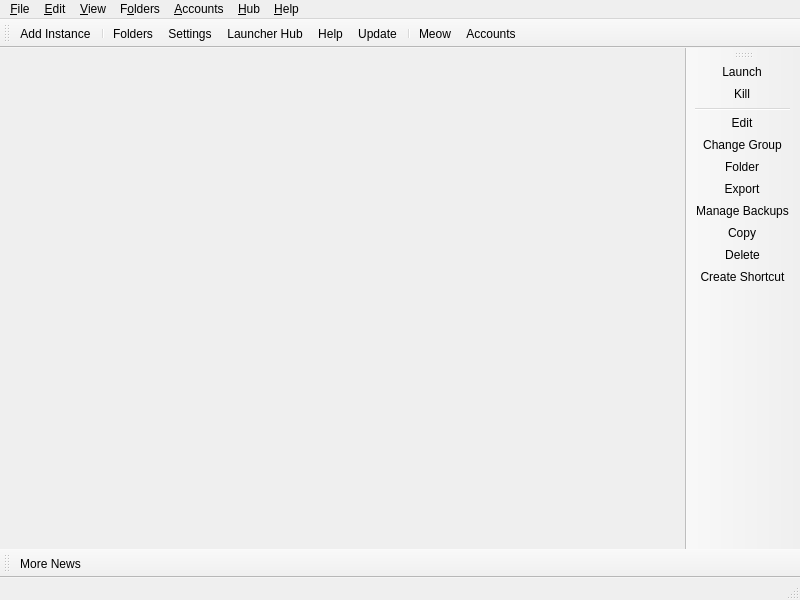
<?xml version="1.0" encoding="UTF-8"?>
<ui version="4.0">
 <class>MainWindow</class>
 <widget class="QMainWindow" name="MainWindow">
  <property name="geometry">
   <rect>
    <x>0</x>
    <y>0</y>
    <width>800</width>
    <height>600</height>
   </rect>
  </property>
  <widget class="QWidget" name="centralWidget">
   <layout class="QHBoxLayout" name="horizontalLayout">
    <property name="spacing">
     <number>0</number>
    </property>
    <property name="leftMargin">
     <number>0</number>
    </property>
    <property name="topMargin">
     <number>0</number>
    </property>
    <property name="rightMargin">
     <number>0</number>
    </property>
    <property name="bottomMargin">
     <number>0</number>
    </property>
   </layout>
  </widget>
  <widget class="QStatusBar" name="statusBar"/>
  <widget class="QToolBar" name="mainToolBar">
   <property name="windowTitle">
    <string>Main Toolbar</string>
   </property>
   <property name="allowedAreas">
    <set>Qt::BottomToolBarArea|Qt::TopToolBarArea</set>
   </property>
   <property name="toolButtonStyle">
    <enum>Qt::ToolButtonTextBesideIcon</enum>
   </property>
   <property name="floatable">
    <bool>false</bool>
   </property>
   <attribute name="toolBarArea">
    <enum>TopToolBarArea</enum>
   </attribute>
   <attribute name="toolBarBreak">
    <bool>false</bool>
   </attribute>
   <addaction name="actionAddInstance"/>
   <addaction name="separator"/>
   <addaction name="actionFoldersButton"/>
   <addaction name="actionSettings"/>
   <addaction name="actionLauncherHub"/>
   <addaction name="actionHelpButton"/>
   <addaction name="actionCheckUpdate"/>
   <addaction name="separator"/>
   <addaction name="actionCAT"/>
   <addaction name="actionAccountsButton"/>
  </widget>
  <widget class="QToolBar" name="newsToolBar">
   <property name="windowTitle">
    <string>News Toolbar</string>
   </property>
   <property name="allowedAreas">
    <set>Qt::BottomToolBarArea|Qt::TopToolBarArea</set>
   </property>
   <property name="iconSize">
    <size>
     <width>16</width>
     <height>16</height>
    </size>
   </property>
   <property name="toolButtonStyle">
    <enum>Qt::ToolButtonTextBesideIcon</enum>
   </property>
   <property name="floatable">
    <bool>false</bool>
   </property>
   <attribute name="toolBarArea">
    <enum>BottomToolBarArea</enum>
   </attribute>
   <attribute name="toolBarBreak">
    <bool>false</bool>
   </attribute>
   <addaction name="actionMoreNews"/>
  </widget>
  <widget class="WideBar" name="instanceToolBar">
   <property name="windowTitle">
    <string>Instance Toolbar</string>
   </property>
   <property name="allowedAreas">
    <set>Qt::LeftToolBarArea|Qt::RightToolBarArea</set>
   </property>
   <property name="iconSize">
    <size>
     <width>16</width>
     <height>16</height>
    </size>
   </property>
   <property name="toolButtonStyle">
    <enum>Qt::ToolButtonTextBesideIcon</enum>
   </property>
   <property name="floatable">
    <bool>false</bool>
   </property>
   <property name="useDefaultAction" stdset="0">
    <bool>true</bool>
   </property>
   <attribute name="toolBarArea">
    <enum>RightToolBarArea</enum>
   </attribute>
   <attribute name="toolBarBreak">
    <bool>false</bool>
   </attribute>
   <addaction name="actionLaunchInstance"/>
   <addaction name="actionKillInstance"/>
   <addaction name="separator"/>
   <addaction name="actionEditInstance"/>
   <addaction name="actionChangeInstGroup"/>
   <addaction name="actionViewSelectedInstFolder"/>
   <addaction name="actionExportInstance"/>
   <addaction name="actionManageBackups"/>
   <addaction name="actionCopyInstance"/>
   <addaction name="actionDeleteInstance"/>
   <addaction name="actionCreateInstanceShortcut"/>
  </widget>
  <widget class="QMenuBar" name="menuBar">
   <property name="geometry">
    <rect>
     <x>0</x>
     <y>0</y>
     <width>800</width>
     <height>22</height>
    </rect>
   </property>
   <widget class="QMenu" name="fileMenu">
    <property name="title">
     <string>&amp;File</string>
    </property>
    <property name="toolTipsVisible">
     <bool>true</bool>
    </property>
    <addaction name="actionAddInstance"/>
    <addaction name="separator"/>
    <addaction name="actionLaunchInstance"/>
    <addaction name="actionKillInstance"/>
    <addaction name="separator"/>
    <addaction name="actionEditInstance"/>
    <addaction name="actionChangeInstGroup"/>
    <addaction name="actionViewSelectedInstFolder"/>
    <addaction name="actionExportInstance"/>
    <addaction name="actionCopyInstance"/>
    <addaction name="actionDeleteInstance"/>
    <addaction name="actionCreateInstanceShortcut"/>
    <addaction name="separator"/>
    <addaction name="actionSettings"/>
    <addaction name="actionCloseWindow"/>
   </widget>
   <widget class="QMenu" name="editMenu">
    <property name="title">
     <string>&amp;Edit</string>
    </property>
    <property name="toolTipsVisible">
     <bool>true</bool>
    </property>
    <addaction name="actionUndoTrashInstance"/>
   </widget>
   <widget class="QMenu" name="viewMenu">
    <property name="title">
     <string>&amp;View</string>
    </property>
    <property name="toolTipsVisible">
     <bool>true</bool>
    </property>
    <addaction name="actionChangeTheme"/>
    <addaction name="separator"/>
    <addaction name="actionCAT"/>
    <addaction name="actionToggleStatusBar"/>
    <addaction name="actionLockToolbars"/>
    <addaction name="separator"/>
   </widget>
   <widget class="QMenu" name="foldersMenu">
    <property name="title">
     <string>F&amp;olders</string>
    </property>
    <property name="toolTipsVisible">
     <bool>true</bool>
    </property>
    <addaction name="actionViewLauncherRootFolder"/>
    <addaction name="separator"/>
    <addaction name="actionViewInstanceFolder"/>
    <addaction name="actionViewCentralModsFolder"/>
    <addaction name="actionViewSkinsFolder"/>
    <addaction name="actionViewJavaFolder"/>
    <addaction name="separator"/>
    <addaction name="actionViewIconThemeFolder"/>
    <addaction name="actionViewWidgetThemeFolder"/>
    <addaction name="actionViewCatPackFolder"/>
    <addaction name="actionViewIconsFolder"/>
    <addaction name="separator"/>
    <addaction name="actionViewLogsFolder"/>
   </widget>
   <widget class="QMenu" name="accountsMenu">
    <property name="title">
     <string>&amp;Accounts</string>
    </property>
   </widget>
   <widget class="QMenu" name="helpMenu">
    <property name="title">
     <string>&amp;Help</string>
    </property>
    <property name="toolTipsVisible">
     <bool>true</bool>
    </property>
    <addaction name="actionClearMetadata"/>
    <addaction name="actionReportBug"/>
    <addaction name="actionViewLog"/>
    <addaction name="actionAddToPATH"/>
    <addaction name="separator"/>
    <addaction name="actionMATRIX"/>
    <addaction name="actionDISCORD"/>
   <addaction name="actionREDDIT"/>
   <addaction name="separator"/>
    <addaction name="actionMoreNews"/>
    <addaction name="actionCheckUpdate"/>
    <addaction name="actionOpenWiki"/>
    <addaction name="actionAbout"/>
   </widget>
   <widget class="QMenu" name="hubMenu">
    <property name="title">
     <string>&amp;Hub</string>
    </property>
    <addaction name="actionLauncherHub"/>
   </widget>
   <addaction name="fileMenu"/>
   <addaction name="editMenu"/>
   <addaction name="viewMenu"/>
   <addaction name="foldersMenu"/>
   <addaction name="accountsMenu"/>
   <addaction name="hubMenu"/>
   <addaction name="helpMenu"/>
  </widget>
  <action name="actionLauncherHub">
   <property name="icon">
    <iconset theme="internet-services"/>
   </property>
   <property name="text">
    <string>Launcher Hub...</string>
   </property>
   <property name="toolTip">
    <string>Open the Project Tick Launcher Hub inside the launcher.</string>
   </property>
  </action>
  <action name="actionMoreNews">
   <property name="icon">
    <iconset theme="news"/>
   </property>
   <property name="text">
    <string>More News...</string>
   </property>
   <property name="toolTip">
    <string>Open the development blog to read more news about %1.</string>
   </property>
  </action>
  <action name="actionCAT">
   <property name="checkable">
    <bool>true</bool>
   </property>
   <property name="icon">
    <iconset theme="cat"/>
   </property>
   <property name="text">
    <string>&amp;Meow</string>
   </property>
   <property name="toolTip">
    <string>It's a fluffy kitty :3</string>
   </property>
  </action>
  <action name="actionToggleStatusBar">
   <property name="checkable">
    <bool>true</bool>
   </property>
   <property name="text">
    <string>Status Bar</string>
   </property>
  </action>
  <action name="actionLockToolbars">
   <property name="checkable">
    <bool>true</bool>
   </property>
   <property name="text">
    <string>Lock Toolbars</string>
   </property>
  </action>
  <action name="actionUndoTrashInstance">
   <property name="enabled">
    <bool>false</bool>
   </property>
   <property name="text">
    <string>&amp;Undo Last Instance Deletion</string>
   </property>
  </action>
  <action name="actionAddInstance">
   <property name="icon">
    <iconset theme="new"/>
   </property>
   <property name="text">
    <string>Add Instanc&amp;e...</string>
   </property>
   <property name="toolTip">
    <string>Add a new instance.</string>
   </property>
  </action>
  <action name="actionCheckUpdate">
   <property name="icon">
    <iconset theme="checkupdate"/>
   </property>
   <property name="text">
    <string>&amp;Update...</string>
   </property>
   <property name="toolTip">
    <string>Check for new updates for %1.</string>
   </property>
   <property name="menuRole">
    <enum>QAction::ApplicationSpecificRole</enum>
   </property>
  </action>
  <action name="actionSettings">
   <property name="icon">
    <iconset theme="settings"/>
   </property>
   <property name="text">
    <string>Setti&amp;ngs...</string>
   </property>
   <property name="toolTip">
    <string>Change settings.</string>
   </property>
   <property name="menuRole">
    <enum>QAction::PreferencesRole</enum>
   </property>
  </action>
  <action name="actionManageAccounts">
   <property name="icon">
    <iconset theme="accounts"/>
   </property>
   <property name="text">
    <string>&amp;Manage Accounts...</string>
   </property>
  </action>
  <action name="actionLaunchInstance">
   <property name="icon">
    <iconset theme="launch"/>
   </property>
   <property name="text">
    <string>&amp;Launch</string>
   </property>
   <property name="toolTip">
    <string>Launch the selected instance.</string>
   </property>
  </action>
  <action name="actionKillInstance">
   <property name="icon">
    <iconset theme="status-bad"/>
   </property>
   <property name="text">
    <string>&amp;Kill</string>
   </property>
   <property name="toolTip">
    <string>Kill the running instance.</string>
   </property>
   <property name="shortcut">
    <string>Ctrl+K</string>
   </property>
  </action>
  <action name="actionRenameInstance">
   <property name="icon">
    <iconset theme="rename"/>
   </property>
   <property name="text">
    <string>Rename</string>
   </property>
   <property name="toolTip">
    <string>Rename the selected instance.</string>
   </property>
  </action>
  <action name="actionChangeInstGroup">
   <property name="icon">
    <iconset theme="tag"/>
   </property>
   <property name="text">
    <string>&amp;Change Group...</string>
   </property>
   <property name="toolTip">
    <string>Change the selected instance's group.</string>
   </property>
   <property name="shortcut">
    <string>Ctrl+G</string>
   </property>
  </action>
  <action name="actionChangeInstIcon">
   <property name="text">
    <string>Change Icon</string>
   </property>
   <property name="toolTip">
    <string>Change the selected instance's icon.</string>
   </property>
  </action>
  <action name="actionEditInstance">
   <property name="icon">
    <iconset theme="settings"/>
   </property>
   <property name="text">
    <string>&amp;Edit...</string>
   </property>
   <property name="toolTip">
    <string>Change the instance settings, mods and versions.</string>
   </property>
   <property name="shortcut">
    <string>Ctrl+I</string>
   </property>
  </action>
  <action name="actionViewSelectedInstFolder">
   <property name="icon">
    <iconset theme="viewfolder"/>
   </property>
   <property name="text">
    <string>&amp;Folder</string>
   </property>
   <property name="toolTip">
    <string>Open the selected instance's root folder in a file browser.</string>
   </property>
  </action>
  <action name="actionDeleteInstance">
   <property name="icon">
    <iconset theme="delete"/>
   </property>
   <property name="text">
    <string>Dele&amp;te</string>
   </property>
   <property name="toolTip">
    <string>Delete the selected instance.</string>
   </property>
   <property name="autoRepeat">
    <bool>false</bool>
   </property>
  </action>
  <action name="actionCopyInstance">
   <property name="icon">
    <iconset theme="copy"/>
   </property>
   <property name="text">
    <string>Cop&amp;y...</string>
   </property>
   <property name="toolTip">
    <string>Copy the selected instance.</string>
   </property>
   <property name="shortcut">
    <string>Ctrl+D</string>
   </property>
  </action>
  <action name="actionExportInstance">
   <property name="icon">
    <iconset theme="export"/>
   </property>
   <property name="text">
    <string>E&amp;xport...</string>
   </property>
   <property name="toolTip">
    <string>Export the selected instance to supported formats.</string>
   </property>
  </action>
  <action name="actionExportInstanceZip">
   <property name="icon">
    <iconset theme="launcher"/>
   </property>
   <property name="text">
    <string>ProjT Launcher (zip)</string>
   </property>
  </action>
  <action name="actionExportInstanceMrPack">
   <property name="icon">
    <iconset theme="modrinth"/>
   </property>
   <property name="text">
    <string>Modrinth (mrpack)</string>
   </property>
  </action>
  <action name="actionExportInstanceFlamePack">
   <property name="icon">
    <iconset theme="flame"/>
   </property>
   <property name="text">
    <string>CurseForge (zip)</string>
   </property>
  </action>
  <action name="actionManageBackups">
   <property name="icon">
    <iconset theme="screenshot-placeholder"/>
   </property>
   <property name="text">
    <string>Manage Backups...</string>
   </property>
   <property name="toolTip">
    <string>Create, restore, and manage instance backups</string>
   </property>
  </action>
  <action name="actionCreateInstanceShortcut">
   <property name="icon">
    <iconset theme="shortcut"/>
   </property>
   <property name="text">
    <string>Create Shortcut</string>
   </property>
   <property name="toolTip">
    <string>Creates a shortcut on a selected folder to launch the selected instance.</string>
   </property>
  </action>
  <action name="actionNoAccountsAdded">
   <property name="icon">
    <iconset theme="noaccount"/>
   </property>
   <property name="text">
    <string>No accounts added!</string>
   </property>
  </action>
  <action name="actionNoDefaultAccount">
   <property name="checkable">
    <bool>true</bool>
   </property>
   <property name="icon">
    <iconset theme="noaccount"/>
   </property>
   <property name="text">
    <string>No Default Account</string>
   </property>
   <property name="shortcut">
    <string>Ctrl+0</string>
   </property>
  </action>
  <action name="actionCloseWindow">
   <property name="icon">
    <iconset theme="status-bad"/>
   </property>
   <property name="text">
    <string>Close &amp;Window</string>
   </property>
   <property name="toolTip">
    <string>Close the current window</string>
   </property>
   <property name="menuRole">
    <enum>QAction::QuitRole</enum>
   </property>
  </action>
  <action name="actionViewInstanceFolder">
   <property name="icon">
    <iconset theme="viewfolder"/>
   </property>
   <property name="text">
    <string>&amp;Instances</string>
   </property>
   <property name="toolTip">
    <string>Open the instances folder in a file browser.</string>
   </property>
  </action>
  <action name="actionViewLauncherRootFolder">
   <property name="icon">
    <iconset theme="viewfolder"/>
   </property>
   <property name="text">
    <string>Launcher &amp;Root</string>
   </property>
   <property name="toolTip">
    <string>Open the launcher's root folder in a file browser.</string>
   </property>
  </action>
  <action name="actionViewCentralModsFolder">
   <property name="icon">
    <iconset theme="centralmods"/>
   </property>
   <property name="text">
    <string>&amp;Central Mods</string>
   </property>
   <property name="toolTip">
    <string>Open the central mods folder in a file browser.</string>
   </property>
  </action>
  <action name="actionViewSkinsFolder">
   <property name="icon">
    <iconset theme="viewfolder"/>
   </property>
   <property name="text">
    <string>&amp;Skins</string>
   </property>
   <property name="toolTip">
    <string>Open the skins folder in a file browser.</string>
   </property>
  </action>
  <action name="actionViewIconsFolder">
   <property name="icon">
    <iconset theme="viewfolder"/>
   </property>
   <property name="text">
    <string>Instance Icons</string>
   </property>
   <property name="toolTip">
    <string>Open the instance icons folder in a file browser.</string>
   </property>
  </action>
  <action name="actionViewLogsFolder">
   <property name="icon">
    <iconset theme="viewfolder"/>
   </property>
   <property name="text">
    <string>Logs</string>
   </property>
   <property name="toolTip">
    <string>Open the logs folder in a file browser.</string>
   </property>
  </action>
  <action name="actionChangeTheme">
   <property name="text">
    <string>Themes</string>
   </property>
  </action>
  <action name="actionReportBug">
   <property name="icon">
    <iconset theme="bug"/>
   </property>
   <property name="text">
    <string>Report a Bug or Suggest a Feature</string>
   </property>
   <property name="toolTip">
    <string>Open the bug tracker to report a bug with %1.</string>
   </property>
  </action>
  <action name="actionDISCORD">
   <property name="icon">
    <iconset theme="discord"/>
   </property>
   <property name="text">
    <string>&amp;Discord Guild</string>
   </property>
   <property name="toolTip">
    <string>Open %1 Discord guild.</string>
   </property>
  </action>
  <action name="actionMATRIX">
   <property name="icon">
    <iconset theme="matrix"/>
   </property>
   <property name="text">
    <string>&amp;Matrix Space</string>
   </property>
   <property name="toolTip">
    <string>Open %1 Matrix space.</string>
   </property>
  </action>
  <action name="actionREDDIT">
   <property name="icon">
    <iconset theme="reddit-alien"/>
   </property>
   <property name="text">
    <string>Sub&amp;reddit</string>
   </property>
   <property name="toolTip">
    <string>Open %1 subreddit.</string>
   </property>
  </action>
  <action name="actionAbout">
   <property name="icon">
    <iconset theme="about"/>
   </property>
   <property name="text">
    <string>&amp;About %1</string>
   </property>
   <property name="toolTip">
    <string>View information about %1.</string>
   </property>
   <property name="menuRole">
    <enum>QAction::AboutRole</enum>
   </property>
  </action>
  <action name="actionClearMetadata">
   <property name="icon">
    <iconset theme="refresh"/>
   </property>
   <property name="text">
    <string>&amp;Clear Metadata Cache</string>
   </property>
   <property name="toolTip">
    <string>Clear cached metadata</string>
   </property>
  </action>
  <action name="actionViewLog">
   <property name="icon">
    <iconset theme="log">
     <normaloff>.</normaloff>.</iconset>
   </property>
   <property name="text">
    <string>View logs</string>
   </property>
   <property name="toolTip">
    <string>View current and previous launcher logs</string>
   </property>
  </action>
  <action name="actionAddToPATH">
   <property name="icon">
    <iconset theme="custom-commands"/>
   </property>
   <property name="text">
    <string>Install to &amp;PATH</string>
   </property>
   <property name="toolTip">
    <string>Install a %1 symlink to /usr/local/bin</string>
   </property>
  </action>
  <action name="actionFoldersButton">
   <property name="icon">
    <iconset theme="viewfolder"/>
   </property>
   <property name="text">
    <string>Folders</string>
   </property>
   <property name="toolTip">
    <string>Open one of the folders shared between instances.</string>
   </property>
  </action>
  <action name="actionHelpButton">
   <property name="icon">
    <iconset theme="help"/>
   </property>
   <property name="text">
    <string>Help</string>
   </property>
   <property name="toolTip">
    <string>Get help with %1 or Minecraft.</string>
   </property>
  </action>
  <action name="actionAccountsButton">
   <property name="icon">
    <iconset theme="noaccount"/>
   </property>
   <property name="text">
    <string>Accounts</string>
   </property>
  </action>
  <action name="actionOpenWiki">
   <property name="icon">
    <iconset theme="help"/>
   </property>
   <property name="text">
    <string>%1 &amp;Help</string>
   </property>
   <property name="toolTip">
    <string>Open the %1 wiki</string>
   </property>
  </action>
  <action name="actionViewWidgetThemeFolder">
   <property name="icon">
    <iconset theme="viewfolder"/>
   </property>
   <property name="text">
    <string>&amp;Widget Themes</string>
   </property>
   <property name="toolTip">
    <string>Open the widget themes folder in a file browser.</string>
   </property>
  </action>
  <action name="actionViewIconThemeFolder">
   <property name="icon">
    <iconset theme="viewfolder"/>
   </property>
   <property name="text">
    <string>I&amp;con Theme</string>
   </property>
   <property name="toolTip">
    <string>Open the icon theme folder in a file browser.</string>
   </property>
  </action>
  <action name="actionViewCatPackFolder">
   <property name="icon">
    <iconset theme="viewfolder"/>
   </property>
   <property name="text">
    <string>Cat Packs</string>
   </property>
   <property name="toolTip">
    <string>Open the cat packs folder in a file browser.</string>
   </property>
  </action>
  <action name="actionViewJavaFolder">
   <property name="icon">
    <iconset theme="viewfolder"/>
   </property>
   <property name="text">
    <string>Java</string>
   </property>
   <property name="toolTip">
    <string>Open the Java folder in a file browser. Only available if the built-in Java downloader is used.</string>
   </property>
  </action>
 </widget>
 <customwidgets>
  <customwidget>
   <class>WideBar</class>
   <extends>QToolBar</extends>
   <header>ui/widgets/WideBar.h</header>
  </customwidget>
 </customwidgets>
 <resources/>
 <connections/>
</ui>
